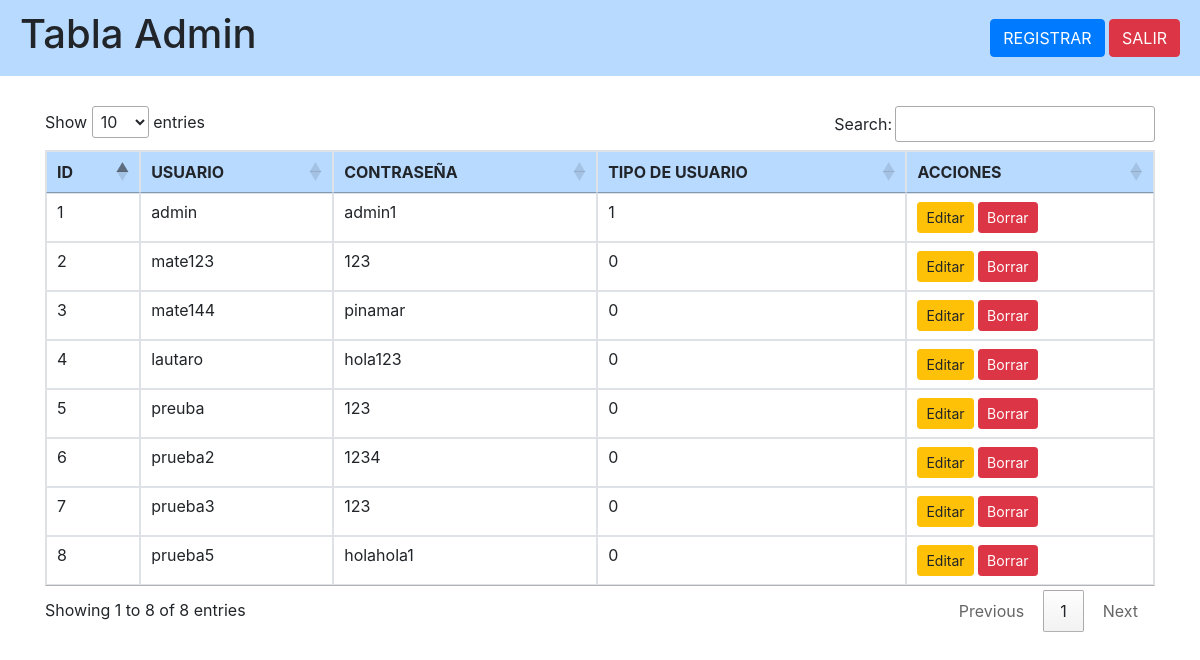
Page /basededatos/indexadmin.php (signed in) on the committed database.
### tables this page shows
CREATE TABLE `usuarios` (
  `id_usuario` int(11) NOT NULL,
  `usuario` varchar(50) NOT NULL,
  `clave` varchar(50) NOT NULL,
  `tipo_usuario` int(1) NOT NULL,
  `foto_perfil` varchar(255) DEFAULT NULL
);

### basededatos/indexadmin.php (the view, shortened to what this page needs)
<?php
include "../basededatos/conexion.php";
?>
<link rel="stylesheet" href="https://cdn.jsdelivr.net/npm/bootstrap@4.0.0/dist/css/bootstrap.min.css">
<link rel="stylesheet" href="https://cdn.datatables.net/1.11.5/css/jquery.dataTables.min.css"/>
<?php
$sql = "SELECT id_usuario, usuario, clave, tipo_usuario FROM usuarios";
$resultado = mysqli_query($conn, $sql);
?>
<header>
    <div class="d-flex justify-content-between align-items-center">
        <h1>Tabla Admin</h1>
        <div>
            <button class="btn btn-primary" data-toggle="modal" data-target="#registerModal">REGISTRAR</button>
            <button class="btn btn-danger" onclick="window.location.href='logout.php'">SALIR</button>
        </div>
    </div>
</header>
<div class="container">
    <div class="table-responsive">
        <table class="table table-bordered" id="tablausuarios">
        <thead>
    <tr class="table-primary">
        <th>ID</th>
        <th>USUARIO</th>
        <th>CONTRASEÑA</th>
        <th>TIPO DE USUARIO</th>
        <th>ACCIONES</th>
    </tr>
</thead>
<tbody>
<?php while ($fila = mysqli_fetch_assoc($resultado)) { ?>
<tr>
    <td><?php echo $fila['id_usuario']; ?></td>
    <td><?php echo $fila['usuario']; ?></td>
    <td><?php echo $fila['clave']; ?></td>
    <td><?php echo $fila['tipo_usuario']; ?></td>
    <td>
        <a href="editar.php?id=<?php echo $fila['id_usuario']; ?>" class="btn btn-warning btn-sm">Editar</a>
        <a href="eliminar.php?id=<?php echo $fila['id_usuario']; ?>" class="btn btn-danger btn-sm" onclick="return confirm('¿Estás seguro de que deseas borrar este usuario?');">Borrar</a>
    </td>
</tr>
<?php } ?>
</tbody>
        </table>
    </div>
</div>

### basededatos/indexadmin.php (style rules this page uses)
.container { padding-top: 30px; }
header { background-color: #B8DAFF; padding: 10px 20px; }

### rows in the picture
usuarios: id_usuario "1", usuario "admin", clave "admin1", tipo_usuario "1"
usuarios: id_usuario "2", usuario "mate123", clave "123", tipo_usuario "0"
usuarios: id_usuario "3", usuario "mate144", clave "pinamar", tipo_usuario "0"
usuarios: id_usuario "4", usuario "lautaro", clave "hola123", tipo_usuario "0"
usuarios: id_usuario "5", usuario "preuba", clave "123", tipo_usuario "0"
usuarios: id_usuario "6", usuario "prueba2", clave "1234", tipo_usuario "0"
usuarios: id_usuario "7", usuario "prueba3", clave "123", tipo_usuario "0"
usuarios: id_usuario "8", usuario "prueba5", clave "holahola1", tipo_usuario "0"
